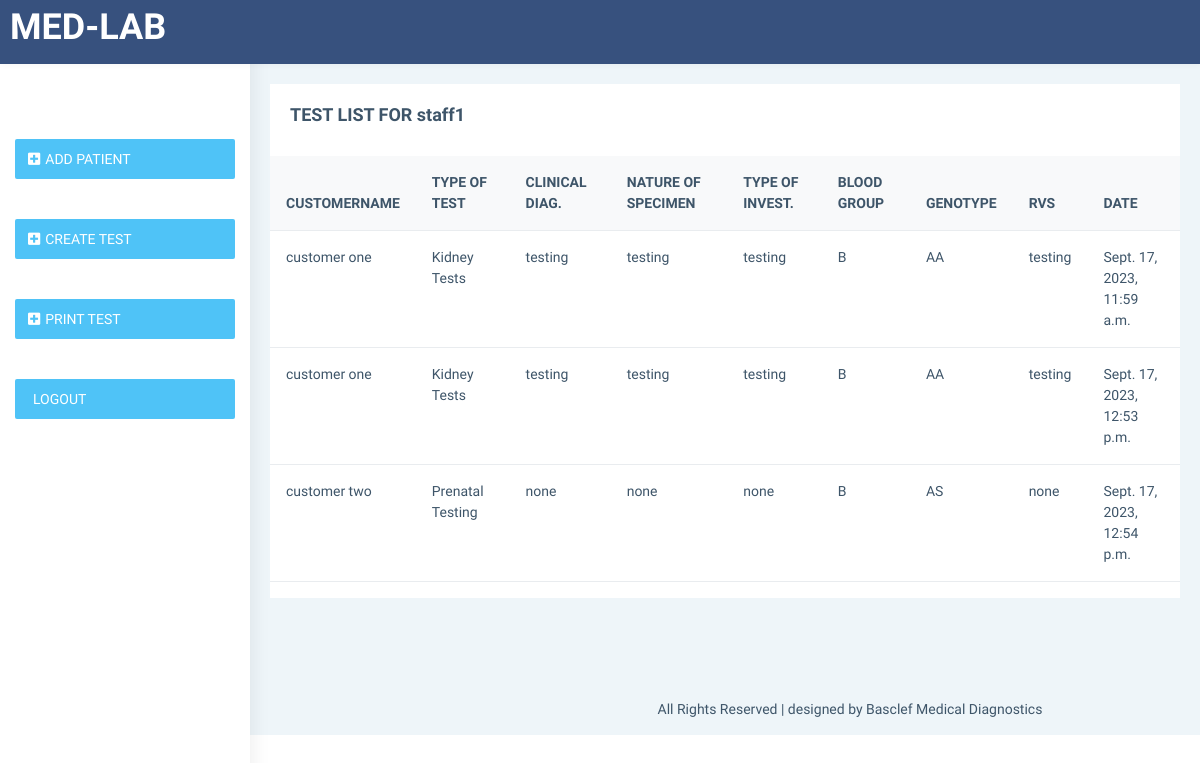
The page /staff/10/tests/ on the database its author committed.
### labtest/models.py (models this page shows, shortened)
class UserProfile(AbstractBaseUser, PermissionsMixin):
    email = models.EmailField(max_length=255, unique=True)
    name = models.CharField(max_length=255)
    is_active = models.BooleanField(default=True)
    is_staff = models.BooleanField(default=False)
    objects = UserProfileManager()
    USERNAME_FIELD = 'email'
    REQUIRED_FIELDS = ['name']

class Test(models.Model):
    TYPEOFTEST = (
        ('Blood Count Tests', 'Blood Count Tests'),
        ('Genetic Testing', 'Genetic Testing'),
        ('Kidney Tests', 'Kidney Tests'),
        ('Laboratory Tests', 'Laboratory Tests'),
        ('Prenatal Testing', 'Prenatal Testing'),
        ('Thyroid Tests', 'Thyroid Tests'),
        ('Urinalysis', 'Urinalysis')
    )
    GENOTYPE = (
        ('AA', 'AA'),
        ('AS', 'AS'),
        ('SS', 'SS')
    )
    BLOODGROUP = (
        ('A', 'A'),
        ('B', 'B'),
        ('AB', 'AB'),
        ('O', 'O')
    )
    user = models.ForeignKey(UserProfile, null=True, on_delete= models.SET_NULL)
    customername = models.ForeignKey(Customer, on_delete=models.CASCADE)
    typeoftest = models.CharField(max_length=200, null=True, choices=TYPEOFTEST, blank=True)
    clinicaldiagnosis = models.CharField(max_length=200, null=True, blank=True)
    natureofspecimen = models.CharField(max_length=200, null=True, blank=True)
    typesofinvestigation = models.CharField(max_length=200, null=True, blank=True)
    bloodgroup = models.CharField(max_length=200, null=True, choices=BLOODGROUP, blank=True)
    genotype = models.CharField(max_length=200, null=True, choices=GENOTYPE, blank=True)
    rvs = models.CharField(max_length=200, null=True, blank=True)
    date = models.DateTimeField(default=datetime.now, editable=False)

class Customer(models.Model):
    SEX = (
        ('Male', 'Male'),
        ('Female', 'Female'),
        ('Prefer Not To Say', 'Prefer Not To Say')
    )
    staff_name = models.ForeignKey(UserProfile, on_delete=models.CASCADE)
    firstname = models.CharField(max_length=200, null=True, blank=True, db_index=True)
    lastname = models.CharField(max_length=200, null=True, blank=True, db_index=True)
    othernames = models.CharField(max_length=200, null=True, blank=True)
    email = models.EmailField(max_length=255, unique=True, null=True, db_index=True)
    phone = models.IntegerField(null=True)
    sex = models.CharField(max_length=200, null=True, choices=SEX, blank=True)
    referralsname = models.CharField(max_length=200, null=True, blank=True)
    is_active = models.BooleanField(default=True)
    date = models.DateTimeField(default=datetime.now, editable=False)
    def __str__(self):
        return self.firstname +' '+ self.lastname

### labtest/views.py (the view)
# urls.py: path('staff/<int:staff_id>/tests/', views.staff_tests, name='staff-tests'),
def staff_tests(request, staff_id):
    staff = get_object_or_404(UserProfile, id=staff_id)
    tests = Test.objects.filter(user=staff)
    context = {
        'staff': staff,
        'tests': tests,
    }
    return render(request, 'labtest/staff_tests.html', context)

### labtest/templates/labtest/staff_tests.html
{% extends 'labtest/base.html' %}
{% load static %}
{% block content %}
<aside class="left-sidebar" data-sidebarbg="skin6">
    {% include 'labtest/nav.html' %}
</aside>
<div class="page-wrapper">
    <div class="container-fluid">
        <div class="row">
            <div class="col-12">
                <div class="card">
                    <div class="card-body">
                        <div class="d-md-flex">
                            <div>
                                <h4 class="card-title">TEST LIST FOR {{ staff.name }} </h4>
                            </div>
                        </div>
                    </div>
                    <div class="table-responsive">
                        <table class="table v-middle">
                            <thead>
                                <tr class="bg-light">
                                    <th class="border-top-0">CUSTOMERNAME</th>
                                    <th class="border-top-0">TYPE OF TEST</th>
                                    <th class="border-top-0">CLINICAL DIAG.</th>
                                    <th class="border-top-0">NATURE OF SPECIMEN</th>
                                    <th class="border-top-0">TYPE OF INVEST.</th>
                                    <th class="border-top-0">BLOOD GROUP</th>
                                    <th class="border-top-0">GENOTYPE</th>
                                    <th class="border-top-0">RVS</th>
                                    <th class="border-top-0">DATE</th>
                                </tr>
                            </thead>
                            <tbody>
                                {% for test in tests %}
                                <tr>
                                    <td>{{test.customername}}</td>
                                    <td>{{test.typeoftest}}</td>
                                    <td>
                                        <label>{{test.clinicaldiagnosis}}</label>
                                    </td>
                                    <td>{{test.natureofspecimen}}</td>
                                    <td>{{test.typesofinvestigation}}</td>
                                    <td>
                                        {{test.bloodgroup}}
                                    </td>
                                    <td>{{test.genotype}}</td>
                                    <td>{{test.rvs}}</td>
                                    <td>{{test.date}}</td>
                                </tr>
                                {% empty %}
                                <li>No tests found for {{ staff.name }}</li>
                                {% endfor %}
                            </tbody>
                        </table>
                    </div>
                </div>
            </div>
        </div>
    </div>
    {% endblock %}

### rows shown on the page
UserProfile: name "staff1"
Test: customername "customer one", typeoftest "Kidney Tests", clinicaldiagnosis "testing", natureofspecimen "testing", typesofinvestigation "testing", bloodgroup "B", genotype "AA", rvs "testing", date "Sept. 17, 2023, 11:59 a.m."
Test: customername "customer one", typeoftest "Kidney Tests", clinicaldiagnosis "testing", natureofspecimen "testing", typesofinvestigation "testing", bloodgroup "B", genotype "AA", rvs "testing", date "Sept. 17, 2023, 12:53 p.m."
Test: customername "customer two", typeoftest "Prenatal Testing", clinicaldiagnosis "none", natureofspecimen "none", typesofinvestigation "none", bloodgroup "B", genotype "AS", rvs "none", date "Sept. 17, 2023, 12:54 p.m."
